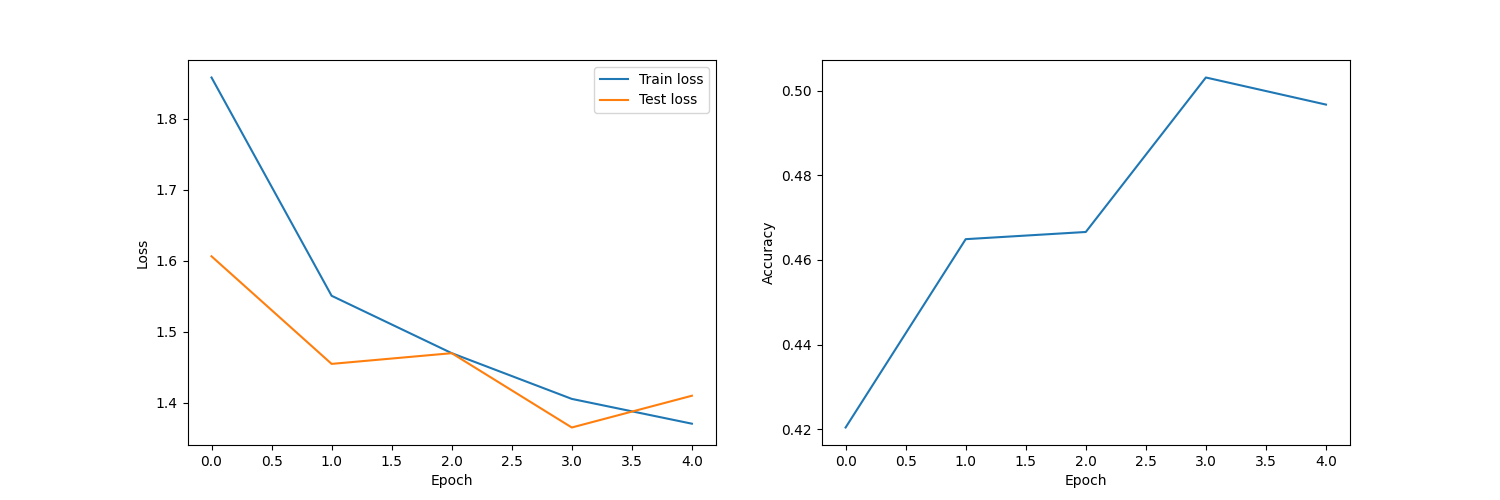

Source code (Python):
#@title Plot training Results
from utils.save_test_visualize import load_experiment, visualize_images, visualize_attention
config, model, train_losses, test_losses, accuracies = load_experiment(f"vit-with-10-epochs/")

import matplotlib.pyplot as plt
# Create two subplots of train/test losses and accuracies
def visualize():
    fig, (ax1, ax2) = plt.subplots(1, 2, figsize=(15, 5))
    ax1.plot(train_losses, label="Train loss")
    ax1.plot(test_losses, label="Test loss")
    ax1.set_xlabel("Epoch")
    ax1.set_ylabel("Loss")
    ax1.legend()
    ax2.plot(accuracies)
    ax2.set_xlabel("Epoch")
    ax2.set_ylabel("Accuracy")
    plt.savefig("metrics.png")
    plt.show()


visualize_images()
visualize_attention(model, "attention.png")
